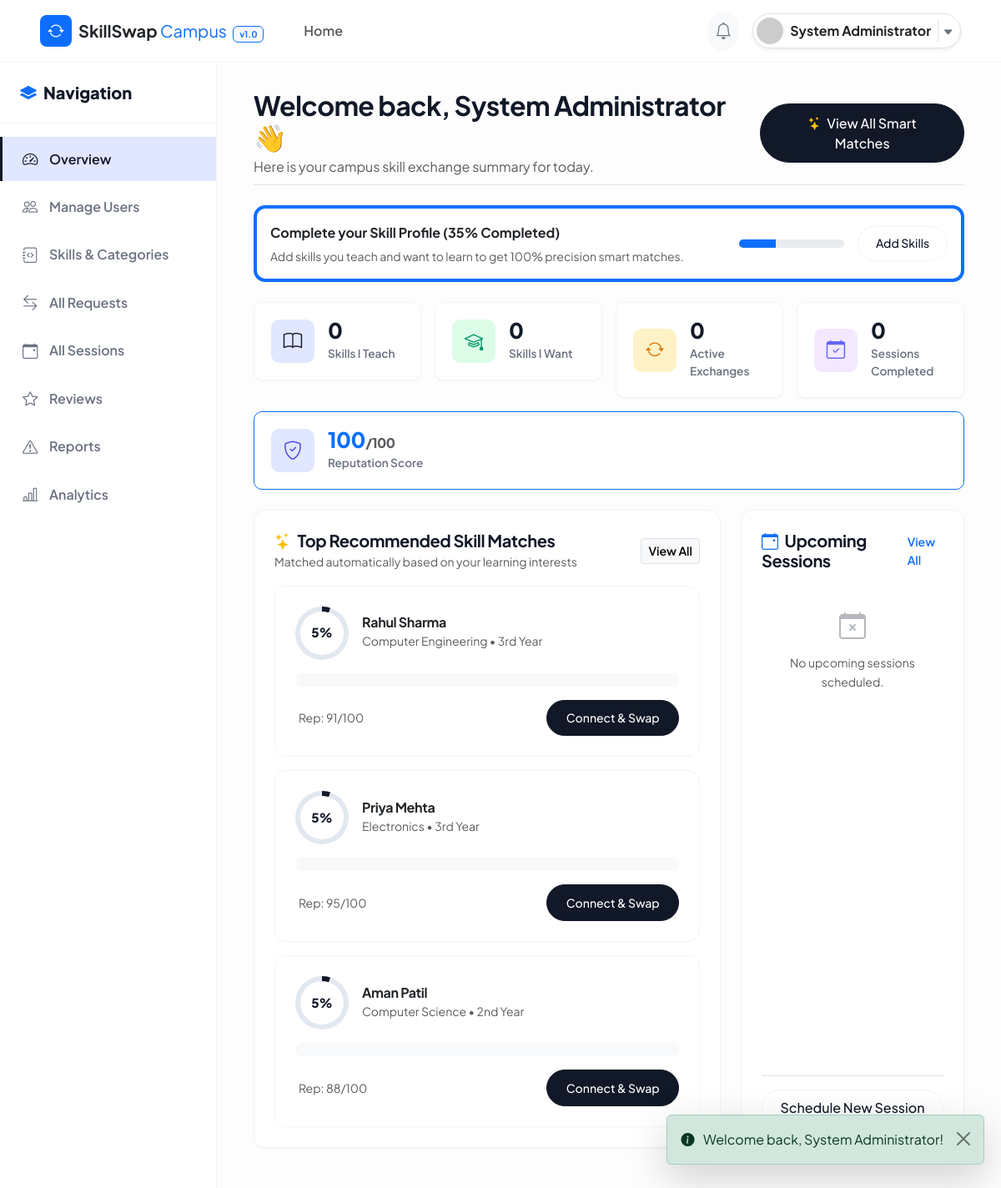
/student/dashboard.php (signed in), run on the app's committed database.
### tables this page shows
CREATE TABLE `users` (
  `user_id` INT AUTO_INCREMENT PRIMARY KEY,
  `name` VARCHAR(100) NOT NULL,
  `email` VARCHAR(100) NOT NULL UNIQUE,
  `password` VARCHAR(255) NOT NULL,
  `college_id` VARCHAR(50) NOT NULL UNIQUE,
  `department` VARCHAR(100) NOT NULL,
  `year` ENUM('1st Year', '2nd Year', '3rd Year', '4th Year', 'Postgraduate') NOT NULL DEFAULT '1st Year',
  `bio` TEXT DEFAULT NULL,
  `profile_image` VARCHAR(255) DEFAULT 'default-avatar.png',
  `role` ENUM('student', 'admin') NOT NULL DEFAULT 'student',
  `status` ENUM('active', 'inactive', 'suspended') NOT NULL DEFAULT 'active',
  `reputation_score` DECIMAL(5,2) NOT NULL DEFAULT 50.00,
  `created_at` TIMESTAMP DEFAULT CURRENT_TIMESTAMP,
  `updated_at` TIMESTAMP DEFAULT CURRENT_TIMESTAMP ON UPDATE CURRENT_TIMESTAMP,
  CONSTRAINT `chk_reputation_range` CHECK (`reputation_score` >= 0 AND `reputation_score` <= 100)
);

### includes/functions.php (called while the page is built, shortened)
<?php
function get_base_url(): string {
    $protocol = (!empty($_SERVER['HTTPS']) && $_SERVER['HTTPS'] !== 'off') ? 'https' : 'http';
    $host = $_SERVER['HTTP_HOST'] ?? 'localhost';
    $scriptDir = dirname($_SERVER['SCRIPT_NAME'] ?? '');
    if (strpos($scriptDir, '/skillswap') !== false) {
        return $protocol . '://' . $host . '/skillswap/';
    }
    return $protocol . '://' . $host . '/skillswap/';
}
function calculate_skill_match_score(PDO $pdo, int $current_user_id, int $target_user_id): array {
    $stmtUser1 = $pdo->prepare("SELECT user_id, department, year, reputation_score FROM users WHERE user_id = :id");
    $stmtUser1->execute(['id' => $current_user_id]);
    $u1 = $stmtUser1->fetch();
    $stmtUser2 = $pdo->prepare("SELECT user_id, department, year, reputation_score FROM users WHERE user_id = :id");
    $stmtUser2->execute(['id' => $target_user_id]);
    $u2 = $stmtUser2->fetch();
    $stmtDirect = $pdo->prepare("
        SELECT s.skill_id, s.skill_name
        FROM user_skills us2
        JOIN skills s ON us2.skill_id = s.skill_id
        JOIN user_skills us1 ON us1.skill_id = s.skill_id
        WHERE us2.user_id = :target_id AND us2.skill_type = 'TEACH'
          AND us1.user_id = :current_id AND us1.skill_type = 'LEARN'
    ");
    $stmtDirect->execute(['target_id' => $target_user_id, 'current_id' => $current_user_id]);
    $directMatchSkills = $stmtDirect->fetchAll(PDO::FETCH_ASSOC);
    $stmtReverse = $pdo->prepare("
        SELECT s.skill_id, s.skill_name
        FROM user_skills us1
        JOIN skills s ON us1.skill_id = s.skill_id
        JOIN user_skills us2 ON us2.skill_id = s.skill_id
        WHERE us1.user_id = :current_id AND us1.skill_type = 'TEACH'
          AND us2.user_id = :target_id AND us2.skill_type = 'LEARN'
    ");
    $stmtReverse->execute(['current_id' => $current_user_id, 'target_id' => $target_user_id]);
    $reverseMatchSkills = $stmtReverse->fetchAll(PDO::FETCH_ASSOC);
    $score = 0;
    $reasons = [];
    $learnSkillsNames = array_column($directMatchSkills, 'skill_name');
    $teachSkillsNames = array_column($reverseMatchSkills, 'skill_name');
    if ((float)$u2['reputation_score'] >= 80.0) {
        $score += 5;
        $reasons[] = "High teacher reputation (" . round($u2['reputation_score']) . "/100).";
    }
    $finalScore = min(100, $score);
    $isPerfect = ($finalScore >= 80 && !empty($directMatchSkills) && !empty($reverseMatchSkills));
    return [
        'score' => $finalScore,
        'is_perfect' => $isPerfect,
        'learn_skills' => $learnSkillsNames,
        'teach_skills' => $teachSkillsNames,
        'reasons' => $reasons
    ];
}

### student/dashboard.php (the view, shortened to what this page needs)
<?php
require_once __DIR__ . '/../includes/auth-check.php';
require_once __DIR__ . '/../includes/functions.php';
$userId = $_SESSION['user_id'];
$pdo = Database::getConnection();
$stmtUser = $pdo->prepare("SELECT * FROM users WHERE user_id = :id");
$stmtUser->execute(['id' => $userId]);
$user = $stmtUser->fetch();
$stmtTeach = $pdo->prepare("SELECT COUNT(*) FROM user_skills WHERE user_id = :id AND skill_type = 'TEACH'");
$stmtTeach->execute(['id' => $userId]);
$countTeach = (int)$stmtTeach->fetchColumn();
$stmtLearn = $pdo->prepare("SELECT COUNT(*) FROM user_skills WHERE user_id = :id AND skill_type = 'LEARN'");
$stmtLearn->execute(['id' => $userId]);
$countLearn = (int)$stmtLearn->fetchColumn();
$stmtExchanges = $pdo->prepare("SELECT COUNT(*) FROM learning_requests WHERE (sender_id = :id1 OR receiver_id = :id2) AND status IN ('ACCEPTED', 'COMPLETED')");
$stmtExchanges->execute(['id1' => $userId, 'id2' => $userId]);
$countExchanges = (int)$stmtExchanges->fetchColumn();
$stmtSessions = $pdo->prepare("SELECT COUNT(*) FROM sessions WHERE (teacher_id = :id1 OR learner_id = :id2) AND status = 'COMPLETED'");
$stmtSessions->execute(['id1' => $userId, 'id2' => $userId]);
$countSessions = (int)$stmtSessions->fetchColumn();
$completionScore = 20;
if (!empty($user['bio'])) $completionScore += 15;
$stmtOtherUsers = $pdo->prepare("SELECT user_id FROM users WHERE user_id <> :id AND role = 'student' AND status = 'active' LIMIT 15");
$stmtOtherUsers->execute(['id' => $userId]);
$candidateIds = $stmtOtherUsers->fetchAll(PDO::FETCH_COLUMN);
$recommendedMatches = [];
foreach ($candidateIds as $cid) {
    $matchData = calculate_skill_match_score($pdo, $userId, (int)$cid);
    if ($matchData['score'] > 0) {
        $stmtCand = $pdo->prepare("SELECT user_id, name, department, year, profile_image, reputation_score FROM users WHERE user_id = :id");
        $stmtCand->execute(['id' => $cid]);
        $candInfo = $stmtCand->fetch();
        $recommendedMatches[] = array_merge($candInfo, $matchData);
    }
}
usort($recommendedMatches, function($a, $b) {
    return $b['score'] <=> $a['score'];
});
$topMatches = array_slice($recommendedMatches, 0, 3);
$stmtUpcoming = $pdo->prepare("
    SELECT s.*, sk.skill_name,
           t.name AS teacher_name, l.name AS learner_name
    FROM sessions s
    JOIN skills sk ON s.skill_id = sk.skill_id
    JOIN users t ON s.teacher_id = t.user_id
    JOIN users l ON s.learner_id = l.user_id
    WHERE (s.teacher_id = :id1 OR s.learner_id = :id2) AND s.status = 'SCHEDULED'
    ORDER BY s.session_date ASC, s.start_time ASC
    LIMIT 3
");
$stmtUpcoming->execute(['id1' => $userId, 'id2' => $userId]);
$upcomingSessions = $stmtUpcoming->fetchAll(PDO::FETCH_ASSOC);
require_once __DIR__ . '/../includes/header.php';
require_once __DIR__ . '/../includes/navbar.php';
?>
<div class="dashboard-wrapper">
  <?php require_once __DIR__ . '/../includes/sidebar.php'; ?>
  <main class="main-content">
    <div class="container-fluid">
      <div class="d-flex flex-column flex-md-row justify-content-between align-items-md-center mb-4 pb-2 border-bottom">
        <div>
          <h2 class="fw-bold mb-1">Welcome back, <?= htmlspecialchars($user['name']) ?> 👋</h2>
          <p class="text-muted mb-0">Here is your campus skill exchange summary for today.</p>
        </div>
        <div class="mt-3 mt-md-0">
          <a href="<?= $baseUrl ?>student/matches.php" class="btn btn-primary-custom">
            <i class="bi bi-stars text-warning me-1"></i> View All Smart Matches
          </a>
        </div>
      </div>
      <?php if ($completionScore < 100): ?>
      <div class="card-custom p-3 bg-white mb-4 border-start border-4 border-primary">
        <div class="d-flex flex-column flex-md-row align-items-md-center justify-content-between gap-3">
          <div>
            <div class="fw-bold text-dark mb-1">Complete your Skill Profile (<?= $completionScore ?>% Completed)</div>
            <p class="text-muted small mb-0">Add skills you teach and want to learn to get 100% precision smart matches.</p>
          </div>
          <div class="d-flex align-items-center gap-3" style="min-width: 250px;">
            <div class="progress flex-grow-1" style="height: 10px;">
              <div class="progress-bar bg-primary" role="progressbar" style="width: <?= $completionScore ?>%;"></div>
            </div>
            <a href="<?= $baseUrl ?>student/skills.php" class="btn btn-sm btn-outline-custom text-nowrap">Add Skills</a>
          </div>
        </div>
      </div>
      <?php endif; ?>
      <div class="row g-3 mb-4">
        <div class="col-6 col-lg">
          <div class="stat-card">
            <div class="stat-icon primary"><i class="bi bi-book"></i></div>
            <div class="stat-details">
              <h3><?= $countTeach ?></h3>
              <p>Skills I Teach</p>
            </div>
          </div>
        </div>
        <div class="col-6 col-lg">
          <div class="stat-card">
            <div class="stat-icon success"><i class="bi bi-mortarboard"></i></div>
            <div class="stat-details">
              <h3><?= $countLearn ?></h3>
              <p>Skills I Want</p>
            </div>
          </div>
        </div>
        <div class="col-6 col-lg">
          <div class="stat-card">
            <div class="stat-icon warning"><i class="bi bi-arrow-repeat"></i></div>
            <div class="stat-details">
              <h3><?= $countExchanges ?></h3>
              <p>Active Exchanges</p>
            </div>
          </div>
        </div>
        <div class="col-6 col-lg">
          <div class="stat-card">
            <div class="stat-icon accent"><i class="bi bi-calendar-check"></i></div>
            <div class="stat-details">
              <h3><?= $countSessions ?></h3>
              <p>Sessions Completed</p>
            </div>
          </div>
        </div>
        <div class="col-12 col-lg">
          <div class="stat-card border-primary">
            <div class="stat-icon" style="background:#e0e7ff; color:#4f46e5;"><i class="bi bi-shield-check"></i></div>
            <div class="stat-details">
              <h3 class="text-primary"><?= round($user['reputation_score']) ?><span class="fs-6 text-muted">/100</span></h3>
              <p>Reputation Score</p>
            </div>
          </div>
        </div>
      </div>
      <div class="row g-4 mb-4">
        <div class="col-lg-8">
          <div class="card-custom p-4 h-100">
            <div class="d-flex justify-content-between align-items-center mb-3">
              <div>
                <h5 class="fw-bold mb-0"><i class="bi bi-stars text-warning me-2"></i>Top Recommended Skill Matches</h5>
                <span class="text-muted small">Matched automatically based on your learning interests</span>
              </div>
              <a href="<?= $baseUrl ?>student/matches.php" class="btn btn-sm btn-light border fw-semibold">View All</a>
            </div>
            <?php if (empty($topMatches)): ?>
              <div class="text-center py-5 text-muted">
                <i class="bi bi-search fs-1 d-block mb-2 text-secondary opacity-50"></i>
                <p class="mb-1 fw-semibold">No skill matches calculated yet.</p>
                <p class="small">Add skills in <a href="<?= $baseUrl ?>student/skills.php">My Skills</a> to unlock high-compatibility matches!</p>
              </div>
            <?php else: ?>
              <div class="row g-3">
                <?php foreach ($topMatches as $match): ?>
                <div class="col-md-6 col-lg-12">
                  <div class="match-card <?= $match['is_perfect'] ? 'perfect-match' : '' ?>">
                    <div class="d-flex align-items-center gap-3 mb-3">
                      <div class="match-ring" style="--score: <?= $match['score'] ?>;">
                        <span class="match-ring-text"><?= $match['score'] ?>%</span>
                      </div>
                      <div>
                        <h6 class="fw-bold mb-0 text-dark"><?= htmlspecialchars($match['name']) ?></h6>
                        <span class="text-muted small"><?= htmlspecialchars($match['department']) ?> • <?= htmlspecialchars($match['year']) ?></span>
                      </div>
                    </div>
                    <div class="bg-light p-2 rounded-3 small mb-3">
                    </div>
                    <div class="d-flex justify-content-between align-items-center">
                      <span class="small text-muted"><i class="bi bi-shield-star me-1 text-warning"></i> Rep: <?= round($match['reputation_score']) ?>/100</span>
                      <a href="<?= $baseUrl ?>student/matches.php" class="btn btn-sm btn-primary-custom">Connect & Swap</a>
                    </div>
                  </div>
                </div>
                <?php endforeach; ?>
              </div>
            <?php endif; ?>
          </div>
        </div>
        <div class="col-lg-4">
          <div class="card-custom p-4 h-100 d-flex flex-column justify-content-between">
            <div>
              <div class="d-flex justify-content-between align-items-center mb-3">
                <h5 class="fw-bold mb-0"><i class="bi bi-calendar-event me-2 text-primary"></i>Upcoming Sessions</h5>
                <a href="<?= $baseUrl ?>student/sessions.php" class="small text-primary fw-semibold">View All</a>
              </div>
              <?php if (empty($upcomingSessions)): ?>
                <div class="text-center py-4 text-muted">
                  <i class="bi bi-calendar-x fs-2 d-block mb-2 text-secondary opacity-50"></i>
                  <p class="small mb-0">No upcoming sessions scheduled.</p>
                </div>
              <?php endif; ?>
            </div>
            <div class="pt-3 border-top mt-3">
              <a href="<?= $baseUrl ?>student/sessions.php" class="btn btn-outline-custom w-100 text-center">
                Schedule New Session
              </a>
            </div>
          </div>
        </div>
      </div>
    </div>
  </main>
</div>
<?php require_once __DIR__ . '/../includes/footer.php'; ?>

### data on the page
users: name "System Administrator", reputation_score "100"
users: score "5", name "Rahul Sharma", department "Computer Engineering", year "3rd Year", reputation_score "91"
users: score "5", name "Priya Mehta", department "Electronics", year "3rd Year", reputation_score "95"
users: score "5", name "Aman Patil", department "Computer Science", year "2nd Year", reputation_score "88"

### other printed values
$userName "System Administrator"
$completionScore "35"
$countTeach "0"
$countLearn "0"
$countExchanges "0"
$countSessions "0"
$flash['message'] "Welcome back, System Administrator!"
